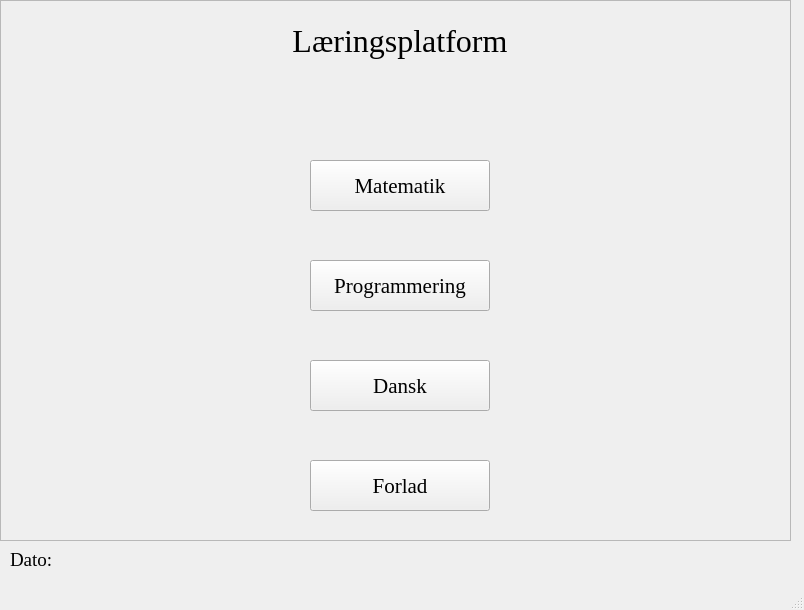
<?xml version="1.0" encoding="UTF-8"?>
<ui version="4.0">
 <class>MainWindow</class>
 <widget class="QMainWindow" name="MainWindow">
  <property name="geometry">
   <rect>
    <x>0</x>
    <y>0</y>
    <width>804</width>
    <height>610</height>
   </rect>
  </property>
  <property name="windowTitle">
   <string>MainWindow</string>
  </property>
  <widget class="QWidget" name="centralwidget">
   <widget class="QFrame" name="frame">
    <property name="geometry">
     <rect>
      <x>0</x>
      <y>0</y>
      <width>791</width>
      <height>541</height>
     </rect>
    </property>
    <property name="frameShape">
     <enum>QFrame::StyledPanel</enum>
    </property>
    <property name="frameShadow">
     <enum>QFrame::Raised</enum>
    </property>
    <widget class="QLabel" name="LblHead">
     <property name="geometry">
      <rect>
       <x>260</x>
       <y>10</y>
       <width>280</width>
       <height>61</height>
      </rect>
     </property>
     <property name="font">
      <font>
       <family>Times New Roman</family>
       <pointsize>24</pointsize>
      </font>
     </property>
     <property name="layoutDirection">
      <enum>Qt::LeftToRight</enum>
     </property>
     <property name="text">
      <string>Læringsplatform</string>
     </property>
     <property name="alignment">
      <set>Qt::AlignCenter</set>
     </property>
    </widget>
    <widget class="QPushButton" name="BtnMat">
     <property name="geometry">
      <rect>
       <x>310</x>
       <y>160</y>
       <width>180</width>
       <height>51</height>
      </rect>
     </property>
     <property name="font">
      <font>
       <family>Times New Roman</family>
       <pointsize>16</pointsize>
      </font>
     </property>
     <property name="text">
      <string>Matematik</string>
     </property>
    </widget>
    <widget class="QPushButton" name="BtnProg">
     <property name="geometry">
      <rect>
       <x>310</x>
       <y>260</y>
       <width>180</width>
       <height>51</height>
      </rect>
     </property>
     <property name="font">
      <font>
       <family>Times New Roman</family>
       <pointsize>16</pointsize>
      </font>
     </property>
     <property name="text">
      <string>Programmering</string>
     </property>
    </widget>
    <widget class="QPushButton" name="BtnDansk">
     <property name="geometry">
      <rect>
       <x>310</x>
       <y>360</y>
       <width>180</width>
       <height>51</height>
      </rect>
     </property>
     <property name="font">
      <font>
       <family>Times New Roman</family>
       <pointsize>16</pointsize>
      </font>
     </property>
     <property name="text">
      <string>Dansk</string>
     </property>
    </widget>
    <widget class="QPushButton" name="BtnForlad">
     <property name="geometry">
      <rect>
       <x>310</x>
       <y>460</y>
       <width>180</width>
       <height>51</height>
      </rect>
     </property>
     <property name="font">
      <font>
       <family>Times New Roman</family>
       <pointsize>16</pointsize>
      </font>
     </property>
     <property name="text">
      <string>Forlad</string>
     </property>
    </widget>
   </widget>
   <widget class="QLabel" name="LblDato">
    <property name="geometry">
     <rect>
      <x>10</x>
      <y>550</y>
      <width>781</width>
      <height>20</height>
     </rect>
    </property>
    <property name="font">
     <font>
      <family>Times New Roman</family>
      <pointsize>14</pointsize>
     </font>
    </property>
    <property name="text">
     <string>Dato: </string>
    </property>
   </widget>
  </widget>
  <widget class="QStatusBar" name="statusbar"/>
 </widget>
 <resources/>
 <connections/>
</ui>
